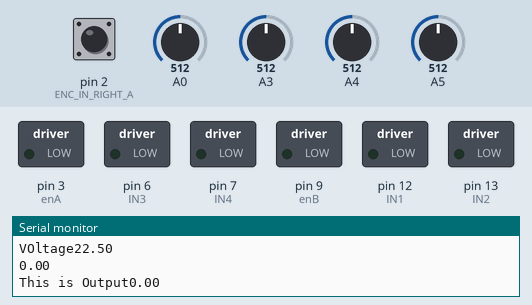
This sketch was run on a simulated Arduino Uno, built with avr-gcc and run on an emulated ATmega328P. On the bench: switched loads named in the sketch (green lamp = pin HIGH), the last lines printed to the serial monitor. Inputs (shaded band) come from the test bench; at power-on: A5 = 512, A0 = 512, pin 2 (ENC_IN_RIGHT_A) HIGH, A3 = 512, A4 = 512.

Above: at 1.3 s.
1.4 s: A5 set to 664
2.9 s: A5 set to 693
At 4.6 s:
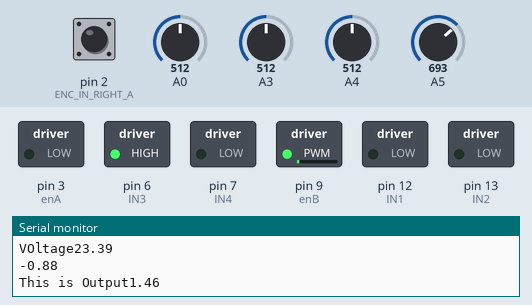
5.0 s: A0 set to 540
At 6.0 s:
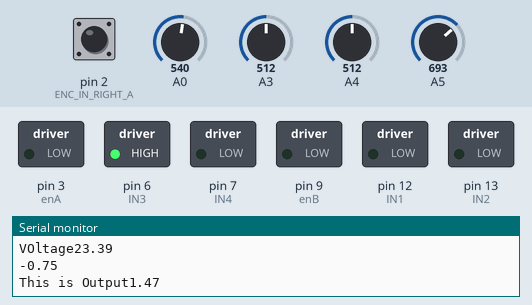
6.5 s: A0 set to 845
8.0 s: A0 set to 864
At 8.9 s:
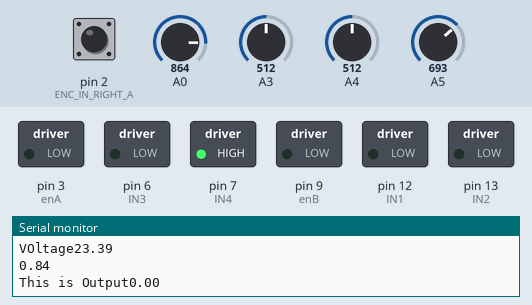
Timing chart, 0 to 10.5 s (numbered marks = the images above; inputs shaded):
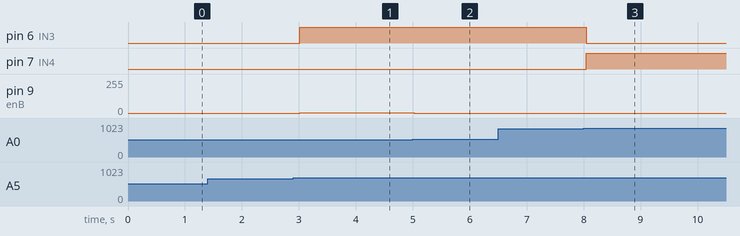

The sketch:

pfc_project.ino
```cpp
#include <PID_v1.h>


float voltage1;
float voltage2;
float voltage3;
float voltage4;
float difference1;
float difference2;
#define enA 3
#define enB 9
#define IN1 12
#define IN2 13
#define IN3 6
#define IN4 7
#define ENC_IN_RIGHT_A 2
char command;
volatile long right_wheel_pulse_count = 0;
enum Direction {FORWARD, BACKWARD};

//Define Variables we'll be connecting to

double Setpoint1 = 0;
double Input1, Output1;


//Specify the links and initial tuning parameters
double Kp1=1, Ki1=1, Kd1=1;
PID myPID(&Input1, &Output1, &Setpoint1, Kp1, Ki1, Kd1, DIRECT);

void setup() {
  // put your setup code here, to run once:
  pinMode(A0, INPUT);
  pinMode(A3, INPUT);
  pinMode(A4, INPUT);
  pinMode(A5, INPUT);
  pinMode(enA, OUTPUT);
  pinMode(enB, OUTPUT);
  pinMode(IN1, OUTPUT);
  pinMode(IN2, OUTPUT);
  pinMode(IN3, OUTPUT);
  pinMode(IN4, OUTPUT);
  analogWrite(enB,0);
  analogWrite(enA,0);
//  MR_direction(FORWARD);
//  ML_direction(FORWARD);
  // Open the serial port at 9600 bps


  // Set pin states of the encoder
  pinMode(ENC_IN_RIGHT_A , INPUT_PULLUP);
  myPID.SetMode(AUTOMATIC);
  // Every time the pin goes high, this is a pulse
  attachInterrupt(digitalPinToInterrupt(ENC_IN_RIGHT_A), right_wheel_pulse, RISING);

  Serial.begin(9600);
}

void loop() {

  // Calculate voltage 1
  voltage1 = (float)analogRead(A0) / 1023 * 5;

  // Calculate voltage 2
  voltage2 = (float)analogRead(A5) / 1023 * 5;

  // Calculate voltage 3
  voltage3 = (float)analogRead(A3) / 1023 * 5;

  // Calculate voltage 4
  voltage4 = (float)analogRead(A4) / 1023 * 5;

  difference1=voltage1-voltage2;//A0 and A5 difference A0-A5
  difference2=voltage3-voltage4;//A3 and A4 difference A3-A4

  Input1 = (difference1);

  myPID.Compute();
  Serial.print("VOltage1");
  Serial.println(voltage1);

  Serial.print("VOltage2");
  Serial.println(voltage2);
  Serial.println(difference1);

  Serial.print("This is Output");
  Serial.println(Output1);
  if (difference1>0.8){
    //move motor clockwise
      ML_direction(BACKWARD);
      analogWrite(enB,Output1);
      //Serial.println(difference1);

      }
   else{
     analogWrite(enB,0);
   }
 if (difference1<-0.8){
    //move motor anticlockwise
      ML_direction(FORWARD);
      analogWrite(enB,Output1);
//      Serial.print("Moving anticlockwise");
     // Serial.println(difference1);
  }
   else{
     analogWrite(enB,0);
   }

  // Serial.print("Voltage Difference 1:");
  // Serial.println(difference1);
  // Serial.print("Voltage Difference 2:");
  // Serial.println(difference2);
  delay(500);
//  Serial.print("Voltage_West");
//  Serial.println(voltage2);

}

void motion_burst(int num){
  if(num==0){
    analogWrite(enA,0);
    delay(50);
    analogWrite(enA,30);
    delay(50);
    analogWrite(enA,0);
  }
  else{
    analogWrite(enB,0);
    delay(50);
    analogWrite(enB,30);
    delay(50);
    analogWrite(enB,0);
  }
  delay(500);
}

void MR_direction(Direction dir)
{
  if (dir == FORWARD)
  {
    digitalWrite(IN1, HIGH);
    digitalWrite(IN2, LOW);
  }
  else if (dir == BACKWARD)
  {
    digitalWrite(IN1, LOW);
    digitalWrite(IN2, HIGH);
  }
}

//
void ML_direction(Direction dir)
{
  if (dir == FORWARD)
  {
    digitalWrite(IN3, HIGH);
    digitalWrite(IN4, LOW);
  }
  else if (dir == BACKWARD)
  {
    digitalWrite(IN3, LOW);
    digitalWrite(IN4, HIGH);
  }
}

void right_wheel_pulse() {
  right_wheel_pulse_count++;
//  Serial.println(right_wheel_pulse_count*0.33027);
}
```

Measured:
- the behaviour switches between 675 and 676 on A5 (found by bisection; images 0 and 1)
- the behaviour switches between 856 and 857 on A0 (found by bisection; images 2 and 3)
- after the input at 2.9 s, pin 6 (IN3): LOW → HIGH after 0.12 s; pin 9 (enB): 0/255 → 2/255 after 0.12 s, → 1/255 0.50 s later
- after the input at 5.0 s, pin 9 (enB): 1/255 → 0/255 at once
- after the input at 8.0 s, pin 6 (IN3): HIGH → LOW at once; pin 7 (IN4): LOW → HIGH at once
